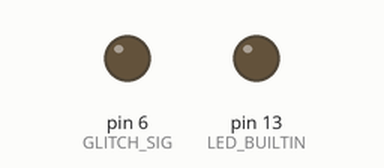
The sketch below on a simulated Arduino Uno, built with avr-gcc and run on an emulated ATmega328P. Parts: output pins drawn as LEDs (lit = HIGH). Pins used as bus, display or sensor lines are not drawn; what the sketch prints to the serial monitor is not drawn.

Above: at 2.7 s.
At 6.39 s:
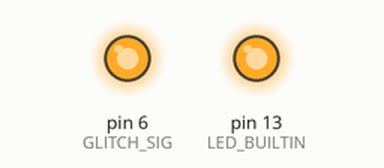
At 10.3 s:
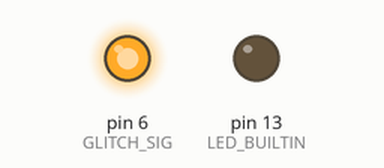
Timing chart, 0 to 13.4 s (numbered marks = the images above):
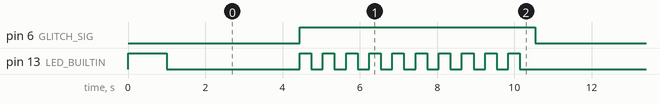

The sketch:

Adafruit-M0-Glitch.ino
```cpp
int GREENLED = 0;
int REDLED = 1;
int Reset = 5;
int GLITCH_SIG = 6;

void setup() {
  // put your setup code here, to run once:
  Serial.begin(115200); // open the serial port at 115200
  Serial.print("Serial port setup\n");
  digitalWrite(Reset, HIGH);
  pinMode(Reset, OUTPUT);
  digitalWrite(Reset, HIGH);

  pinMode(LED_BUILTIN, OUTPUT);
  pinMode(GREENLED, OUTPUT);
  pinMode(REDLED, OUTPUT);

  digitalWrite(LED_BUILTIN, HIGH);
  digitalWrite(GREENLED, HIGH);

  delay(1000);

  digitalWrite(LED_BUILTIN, LOW);
  digitalWrite(GREENLED, LOW);
  digitalWrite(REDLED, HIGH);

  pinMode(GLITCH_SIG, OUTPUT);
  digitalWrite(GLITCH_SIG, LOW);
}

void loop()
{
#define RUN_CNT 1000
#define OUTER_LOOP_CNT 1000
#define INNER_LOOP_CNT 1000

  Serial.print("Booting into for loop...\n");

  digitalWrite(LED_BUILTIN, LOW);
  volatile uint32_t i, j;
  volatile uint32_t cnt;
  uint32_t blink_status = 1;
  uint32_t b = 0;
  uint32_t run_cnt = 0;
  uint32_t glitch_cnt = 0;
  //Serial.print("\nCONNECTED 115200\n");
  //Serial.print("W. O. P. R. Login: \n");

  for (run_cnt = 0; run_cnt < RUN_CNT; run_cnt++) {
    //Serial.print("starting loop...");
    //Serial.println(run_cnt);
    //run led on
    //Serial.print("\nCONNECTED 115200\n");
    //Serial.print("W. O. P. R. Login: \n");
    /*digitalWrite(13, HIGH);
      delay(500);
      digitalWrite(13, LOW);
      delay(500);
      digitalWrite(13, HIGH);
      delay(500);
      digitalWrite(13, LOW);
      delay(500);
      blink_status ^= 1;*/

    cnt = 0;
    for ( i = 0; i < OUTER_LOOP_CNT; i++) {
      for ( j = 0; j < INNER_LOOP_CNT; j++) {
        cnt++;
      }
    }

    //Serial.print("Looking for a glitch...\n");
    //look for glitch
    /*Serial.print("Outer Loop CNT: ");
      Serial.println(i);
      Serial.print("Inner Loop CNT: ");
      Serial.println(j);
      Serial.print("Total Loop Count: ");
      Serial.println(cnt);*/
    if (i != OUTER_LOOP_CNT || j != INNER_LOOP_CNT ||
        cnt != (OUTER_LOOP_CNT * INNER_LOOP_CNT)  ) {
      /*Serial.print("GEETINGS PROFESSOR FALKEN.\n");
        Serial.print("\n");
        Serial.print("HOW ARE YOU FEELING TODAY?\n");*/
      //Serial.print("Glitched!\n");
      digitalWrite(REDLED, LOW);
      //if glitched, reset the run count and blink the fault LED
      digitalWrite(GLITCH_SIG, HIGH);
      for ( b = 0 ; b < 10; b++)
      {
        digitalWrite(LED_BUILTIN, HIGH);
        digitalWrite(GREENLED, HIGH);
        delay(300);
        digitalWrite(LED_BUILTIN, LOW);
        digitalWrite(GREENLED, LOW);
        delay(300);
      }
      run_cnt = 0;
      digitalWrite(REDLED, HIGH);
      delay(100);
      digitalWrite(GLITCH_SIG, LOW);
      digitalWrite(Reset, LOW);
      digitalWrite(Reset, HIGH);

    }
  }
}
```

Measured:
- by itself, pin 6 (GLITCH_SIG): alternates HIGH for 6.1 s and LOW for 3.4 s
- by itself, pin 13 (LED_BUILTIN): repeats every 9.5 s: 9 × (HIGH 0.30 s, LOW 0.30 s), HIGH 0.30 s, LOW 3.8 s
- by itself, everything shown: repeats every 9.5 s, in 21 steps
